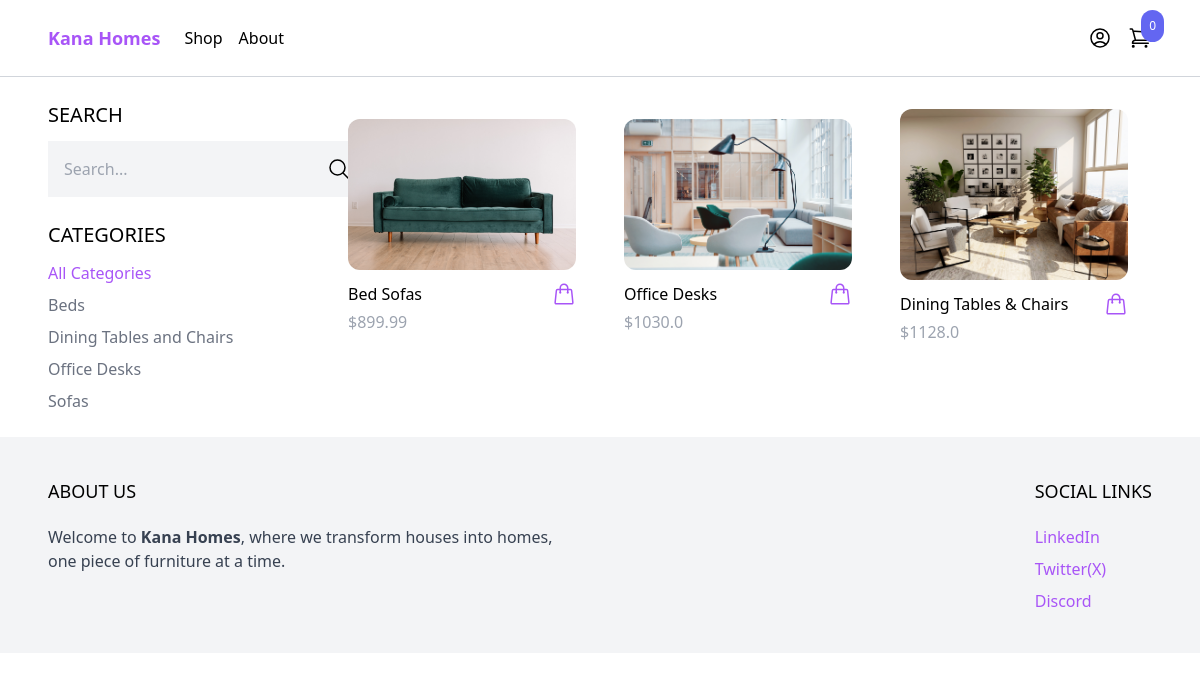
The app's page /shop/, older data.
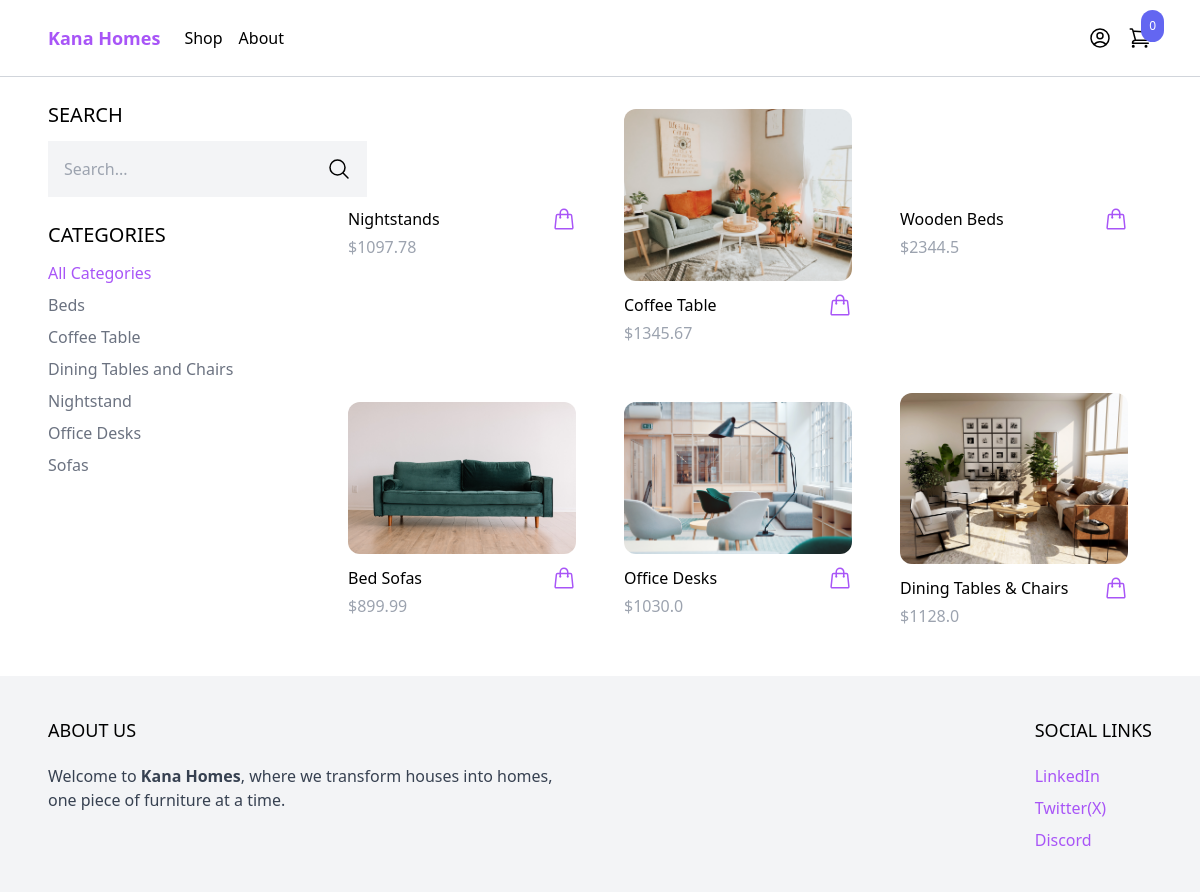
The same page, newer data.
### product/models.py (models this page shows, shortened)
class Category(models.Model):
    name = models.CharField(max_length=255)
    slug = models.SlugField()
    class Meta:
        verbose_name = 'Categorie' #(s)
        ordering = ('name',)

class Product(models.Model):
    category = models.ForeignKey(Category, related_name='products', on_delete=models.CASCADE)
    name = models.CharField(max_length=255)
    slug = models.SlugField()
    description = models.TextField(blank=True, null=True)
    price = models.IntegerField()
    created_at = models.DateTimeField(auto_now_add=True)
    image = models.ImageField(upload_to='uploads/', blank=True, null=True)
    thumbnail = models.ImageField(upload_to='uploads/', blank=True, null=True)
    class Meta:
        ordering = ('-created_at',)
    def get_display_price(self):
        return self.price / 100
    def get_thumbnail(self):
        if self.thumbnail:
            return self.thumbnail.url

### core/views.py (the view)
# urls.py: path('shop/', shop, name='shop'),
def shop(request):
    categories = Category.objects.all()
    products = Product.objects.all()
    active_category = request.GET.get('category', '')
    if active_category:
        products = products.filter(category__slug=active_category)
    query = request.GET.get('query', '')
    if query:
        products = products.filter(Q(name__icontains=query) | Q(description__icontains=query)) #searching in both the name and description fields
    context = {
        'categories': categories,
        'products': products,
        'active_category': active_category
    }
    return render(request, 'core/shop.html', context)

### cart/cart.py (called while the page is built)
    def __len__(self):
        return sum(item['quantity'] for item in self.cart.values())

### cart/content_processors.py (called while the page is built)
def cart(request):
    return {'cart': Cart(request)}

### core/templates/core/shop.html (shortened to what this page needs)
{% extends 'core/base.html' %}
{% block content%}
<div class="max-w-6xl mx-auto flex flex-wrap items-start py-6 px-6 xl:px-0">
    <div class="filters w-full lg:w-1/4">
        <h3 class="mb-3 text-xl uppercase">
            Search
        </h3>
        <form method="get" action=".">
            <div class="flex">
                <input type="text" name="query" class="p-4 bg-gray-100 border-0" placeholder="Search..."/>
                <button class="p-4 bg-gray-100 border-0">
                    <svg xmlns="http://www.w3.org/2000/svg" fill="none" viewBox="0 0 24 24" stroke-width="1.5" stroke="currentColor" class="w-6 h-6">
                        <path stroke-linecap="round" stroke-linejoin="round" d="M21 21l-5.197-5.197m0 0A7.5 7.5 0 105.196 5.196a7.5 7.5 0 0010.607 10.607z" />
                      </svg>
                </button>
            </div>
        </form>
        <br/>
        <h3 mt-6 class="mb-3 text-xl uppercase">
            Categories
        </h3>
        <ul class="space-y-2">
            <li><a href="{% url 'shop' %}" class="{% if not active_category %}text-purple-500{% else %}text-gray-500{% endif %}">All Categories</a></li>
            {% for category in categories %}
            <li><a href="{% url 'shop' %}?category={{ category.slug }}" class="{% if category.slug == active_category%}text-purple-500{% else %}text-gray-500{% endif %}">{{category.name}}</a></li>
            {% endfor %}
        </ul>
    </div>
    <div class="products w-full lg:w-3/4 -mt-4 flex items-center flex-wrap">
        {% for product in products %}
            {% include 'product/partials/product_list_item.html' %}
        {% endfor %}
    </div>
</div>
{% endblock %}

### product/templates/product/partials/product_list_item.html (shortened to what this page needs)
<div class="w-full md:w-1/3 xl:w-1/4 p-6">
    <a href="{% url 'product' product.slug %}">
        <img src="{{ product.get_thumbnail }}" class=" w-full rounded-xl hover:shadow-lg" src="" alt="">
    </a>
    <div class="pt-3 flex items-center justify-between">
        <a href="{% url 'product' product.slug %}"> {{ product.name }} </a>
        <a href="#"
            class="text-purple-500 hover:text-purple-800"
            hx-get="{% url 'add_to_cart' product.id %}"
            hx-target="#menu-cart-button"
            hx-swap="outerHTML"
        >
        </a>
    </div>
    <p class="pt-1 text-gray-400">${{product.get_display_price}}</p>
</div>

Row changes from the older to the newer data that the page shows:
added Category: name "Coffee Table"
added Category: name "Nightstand"
added Product: name "Nightstands", get_display_price "1097.78"
added Product: get_thumbnail (picture), name "Coffee Table", get_display_price "1345.67"
added Product: name "Wooden Beds", get_display_price "2344.5"
